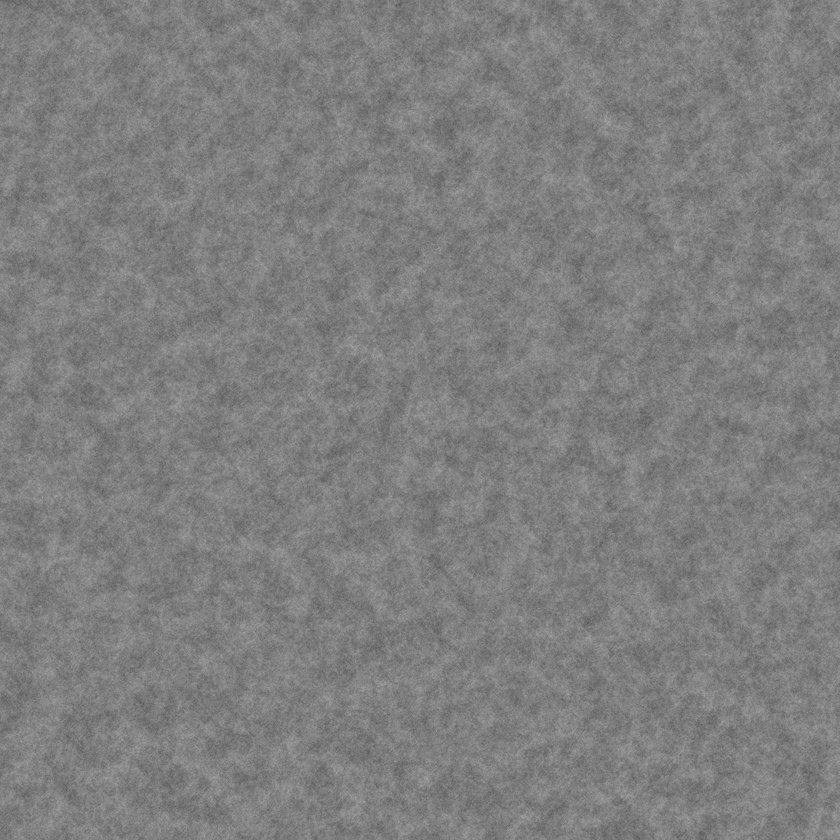
#> input picture data/simplex_noise_16_octaves.jpg, 840 x 840 px, shrunk from 2048 x 2048 before the run
$ python color_simplex_noise.py
#> lines starting #> are read from the running program, lines starting #| are printed output that depends on the picture
"""
Poor man's color simplex noise generator.

Takes a grayscale simplex noise image file and creates a color version.
Algorithm:
  red: take input simplex image and apply to R channel
  green: rotate input image 90 degrees and apply to G channel
  blue: rotate input image 180 degress and apply to B channel

"""
import numpy as np
import matplotlib.pyplot as plt
from PIL import Image


def rgb2gray(rgb):
    return np.dot(rgb[...,:3], [0.299, 0.587, 0.114])


if __name__ == '__main__':
    filename = '../data/simplex_noise_16_octaves.jpg'
    outfile =  '../data/color_simplex_noise_16_octaves.jpg'
    image = np.asarray(Image.open(filename))  # [:, :]
#> image is the input picture: shape (840, 840, 3); min 82, max 168, mean 126.6

    # Create red, green, and blue channels from grayscale by rotation.
    red = image[:, :, 0]
    green = np.rot90(red)
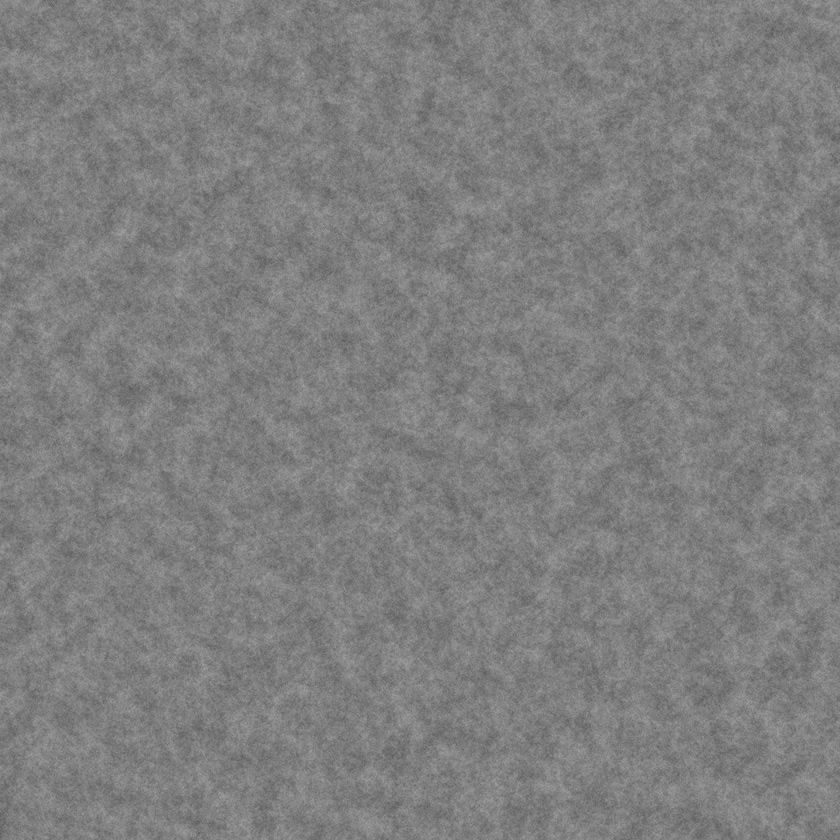
#> green: shape (840, 840); min 82, max 168, mean 126.6
    blue = np.rot90(green)
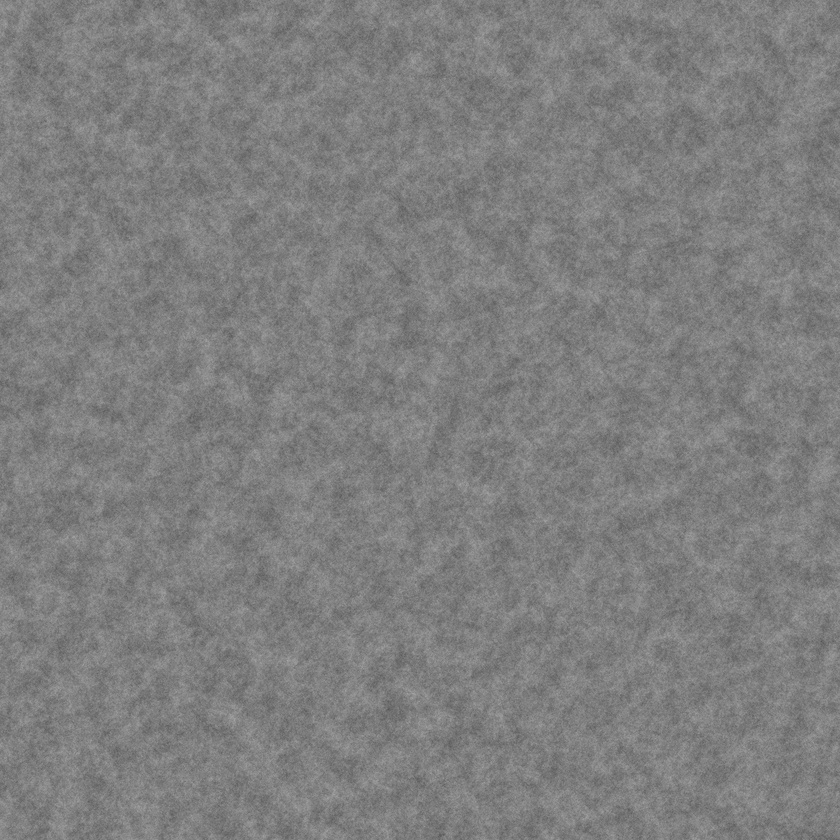
#> blue: shape (840, 840); min 82, max 168, mean 126.6

    # Combine into a color image file and write it out.
    color_simplex = np.stack((red, green, blue), axis=2)
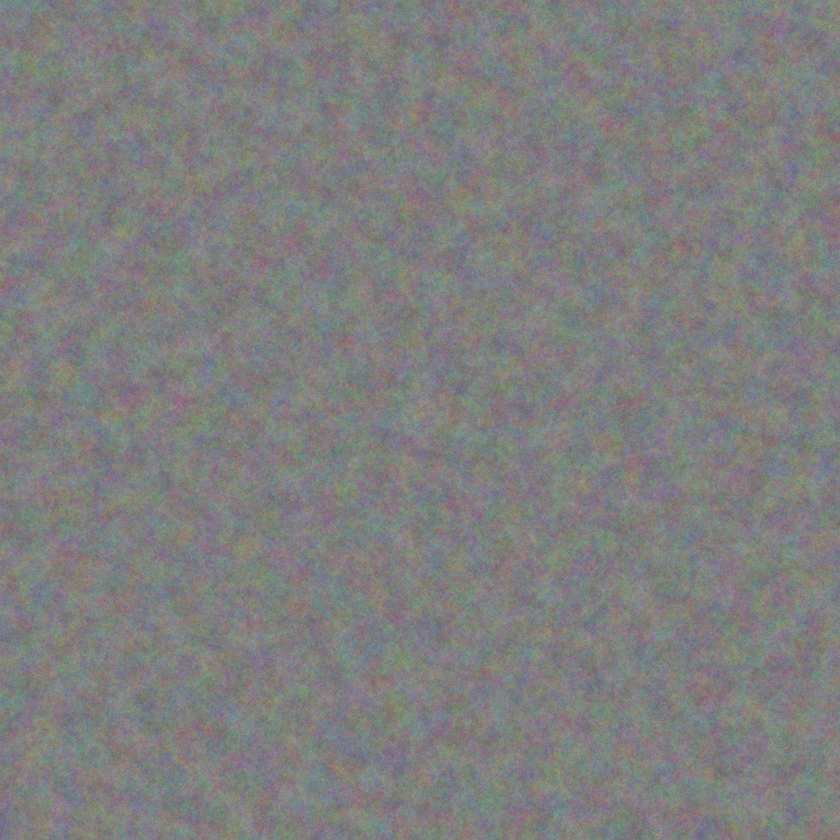
#> color_simplex: shape (840, 840, 3); mean of channels 0, 1, 2 126.6, 126.6, 126.6; drawn as R, G, B
    plt.imsave(outfile, color_simplex)
    print(image.shape, color_simplex.shape)
#| (840, 840, 3) (840, 840, 3)
